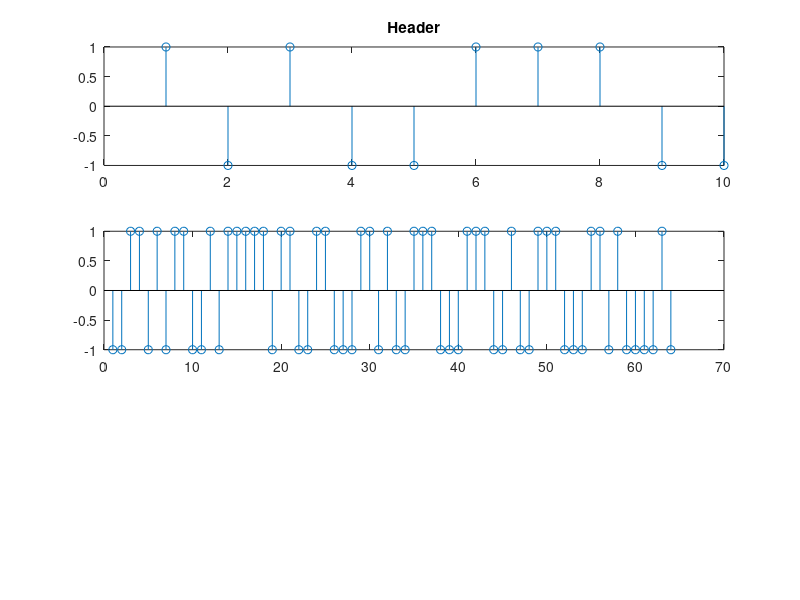

The MATLAB script that drew this image: (Note: this script raises an error after producing the figure.)
header=[1 -1 1 -1 -1 1 1 1 -1 -1];     % header is a predefined string
loc=30; r=25;                          % place header in position loc
data=[sign(randn(1,loc-1)) header sign(randn(1,r))];  % generate signal

sd=[0 0.1 0.3 0.5 1 2];

for i=1:1:length(sd)
    data=data+sd(i)*randn(size(data));              % add noise
    y=xcorr(header, data);                 % do cross correlation
    [m,ind]=max(y);                        % location of largest correlation
    headstart=length(data)-ind+1;          % place where header starts
    figure(i)
    subplot(3,1,1), stem(header)           % plot header
    title('Header')
    subplot(3,1,2), stem(data)             % plot data sequence
    title('Data with embedded header (sd='+string(sd(i))+')')
    subplot(3,1,3), stem(y)                % plot correlation
    title('Correlation of header with data (sd='+string(sd(i))+')')
end